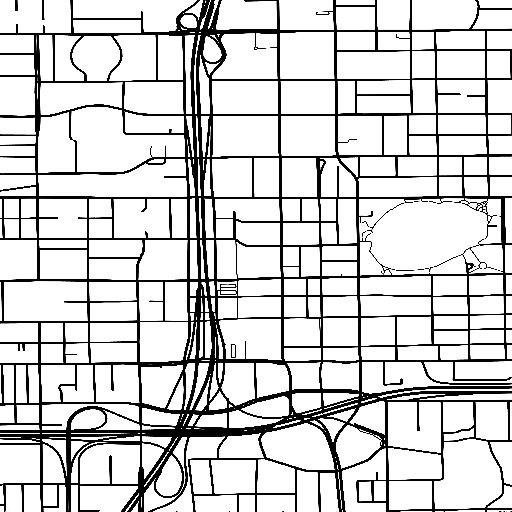
#> input picture 300/maybego.png, 512 x 512 px
$ python maker.py
#> lines starting #> are read from the running program, lines starting #| are printed output that depends on the picture
import cv2
import numpy as np
import PIL
from PIL import Image
roads = cv2.imread("maybego.png")[:,:,0]
#> roads: shape (512, 512); min 0, max 255, mean 210.8
buildings = cv2.imread("go.png")[:,:,0]
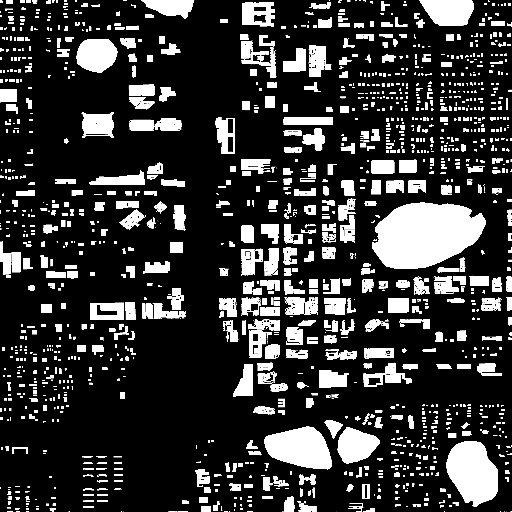
#> input picture 300/go.png, 512 x 512 px
#> buildings: shape (512, 512); min 0, max 255, mean 55.1
roads = cv2.resize(roads,(300,300))
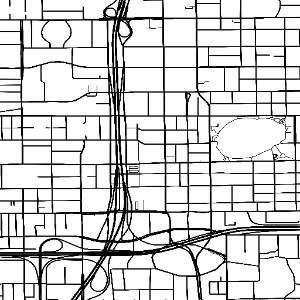
#> roads: shape (300, 300); min 0, max 255, mean 210.5
buildings = cv2.resize(buildings,(300,300))
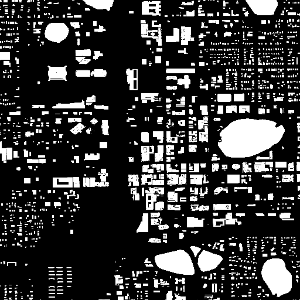
#> buildings: shape (300, 300); min 0, max 255, mean 55.1
arr = np.zeros_like(roads)

for i in range(roads.shape[0]):
    for j in range(buildings.shape[1]):
        if(roads[i,j] < 100):
            arr[i,j] += 200
        if(buildings[i,j] > 100):
            arr[i,j] += 50
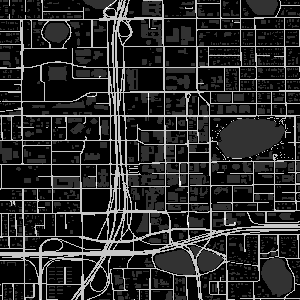
#> arr: shape (300, 300); min 0, max 250, mean 43.7
final = Image.fromarray(arr)
final.save('test.png')
